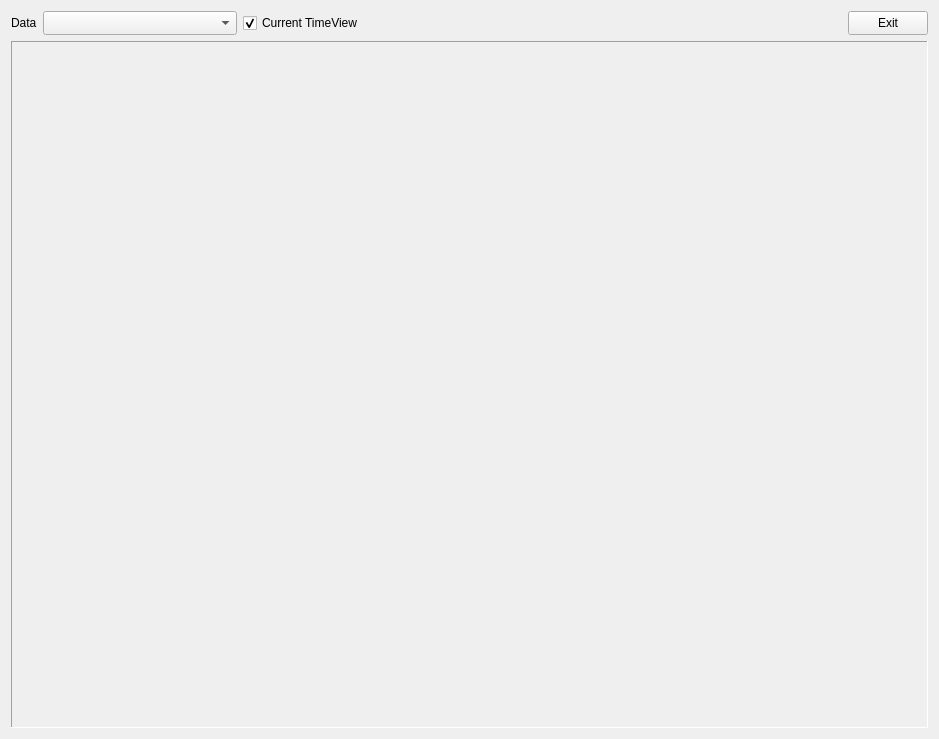
<?xml version="1.0" encoding="UTF-8"?>
<ui version="4.0">
 <author>Tim Holtschneider</author>
 <class>CurveDrawerDialog</class>
 <widget class="QDialog" name="CurveDrawerDialog">
  <property name="windowModality">
   <enum>Qt::NonModal</enum>
  </property>
  <property name="geometry">
   <rect>
    <x>0</x>
    <y>0</y>
    <width>939</width>
    <height>739</height>
   </rect>
  </property>
  <property name="sizePolicy">
   <sizepolicy hsizetype="Preferred" vsizetype="Ignored">
    <horstretch>0</horstretch>
    <verstretch>0</verstretch>
   </sizepolicy>
  </property>
  <property name="minimumSize">
   <size>
    <width>0</width>
    <height>0</height>
   </size>
  </property>
  <property name="focusPolicy">
   <enum>Qt::NoFocus</enum>
  </property>
  <property name="windowTitle">
   <string>Data Plot</string>
  </property>
  <property name="sizeGripEnabled">
   <bool>false</bool>
  </property>
  <property name="modal">
   <bool>false</bool>
  </property>
  <layout class="QHBoxLayout" name="horizontalLayout_2">
   <item>
    <layout class="QVBoxLayout" name="verticalLayout">
     <item>
      <layout class="QHBoxLayout" name="horizontalLayout" stretch="0,0,0,0,0,0">
       <property name="sizeConstraint">
        <enum>QLayout::SetDefaultConstraint</enum>
       </property>
       <item>
        <widget class="QLabel" name="lbData">
         <property name="enabled">
          <bool>true</bool>
         </property>
         <property name="text">
          <string>Data</string>
         </property>
        </widget>
       </item>
       <item>
        <widget class="QComboBox" name="cbData">
         <property name="sizePolicy">
          <sizepolicy hsizetype="Fixed" vsizetype="Fixed">
           <horstretch>0</horstretch>
           <verstretch>0</verstretch>
          </sizepolicy>
         </property>
         <property name="minimumSize">
          <size>
           <width>194</width>
           <height>24</height>
          </size>
         </property>
        </widget>
       </item>
       <item>
        <widget class="QCheckBox" name="chkCurrent">
         <property name="text">
          <string>Current TimeView</string>
         </property>
         <property name="checkable">
          <bool>true</bool>
         </property>
         <property name="checked">
          <bool>true</bool>
         </property>
        </widget>
       </item>
       <item>
        <spacer name="horizontalSpacer">
         <property name="orientation">
          <enum>Qt::Horizontal</enum>
         </property>
         <property name="sizeType">
          <enum>QSizePolicy::Expanding</enum>
         </property>
         <property name="sizeHint" stdset="0">
          <size>
           <width>120</width>
           <height>20</height>
          </size>
         </property>
        </spacer>
       </item>
<!--       <item>
        <widget class="QPushButton" name="btBoatFile">
         <property name="text">
          <string>File</string>
         </property>
         <property name="icon">
          <iconset>
	  <normaloff>./img/fileopen.png</normaloff>./img/fileopen.png</iconset>
         </property>
         <property name="autoDefault">
          <bool>false</bool>
         </property>
         <property name="default">
          <bool>false</bool>
         </property>
         <property name="flat">
          <bool>false</bool>
         </property>
        </widget>
       </item>
	   -->
       <item>
        <widget class="QPushButton" name="btExit">
         <property name="sizePolicy">
          <sizepolicy hsizetype="Fixed" vsizetype="Minimum">
           <horstretch>0</horstretch>
           <verstretch>0</verstretch>
          </sizepolicy>
         </property>
         <property name="minimumSize">
          <size>
           <width>0</width>
           <height>0</height>
          </size>
         </property>
         <property name="text">
          <string>Exit</string>
         </property>
         <property name="icon">
          <iconset>
		   <normaloff>./data/img/exit.png</normaloff>./img/exit.png</iconset>
         </property>
         <property name="checkable">
          <bool>false</bool>
         </property>
         <property name="autoDefault">
          <bool>false</bool>
         </property>
         <property name="flat">
          <bool>false</bool>
         </property>
        </widget>
       </item>
      </layout>
     </item>
     <item>
      <widget class="QwtPlot" name="qwtDataPlot">
       <property name="sizePolicy">
        <sizepolicy hsizetype="MinimumExpanding" vsizetype="MinimumExpanding">
         <horstretch>2</horstretch>
         <verstretch>2</verstretch>
        </sizepolicy>
       </property>
       <property name="minimumSize">
        <size>
         <width>650</width>
         <height>600</height>
        </size>
       </property>
       <property name="maximumSize">
        <size>
         <width>16777215</width>
         <height>16777215</height>
        </size>
       </property>
       <property name="cursor">
        <cursorShape>CrossCursor</cursorShape>
       </property>
       <property name="mouseTracking">
        <bool>false</bool>
       </property>
       <property name="focusPolicy">
        <enum>Qt::TabFocus</enum>
       </property>
       <property name="frameShape">
        <enum>QFrame::Panel</enum>
       </property>
       <property name="frameShadow">
        <enum>QFrame::Sunken</enum>
       </property>
      </widget>
     </item>
    </layout>
   </item>
  </layout>
 </widget>
 <customwidgets>
  <customwidget>
   <class>QwtPlot</class>
   <extends>QFrame</extends>
   <header>qwt_plot.h</header>
  </customwidget>
 </customwidgets>
 <resources/>
 <connections/>
 <designerdata>
  <property name="gridDeltaX">
   <number>10</number>
  </property>
  <property name="gridDeltaY">
   <number>10</number>
  </property>
  <property name="gridSnapX">
   <bool>true</bool>
  </property>
  <property name="gridSnapY">
   <bool>true</bool>
  </property>
  <property name="gridVisible">
   <bool>true</bool>
  </property>
 </designerdata>
</ui>
